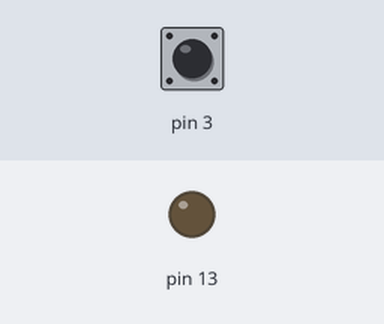
Recording of a sketch running on a simulated Arduino Uno, built with avr-gcc and run on an emulated ATmega328P. On the bench: output pins drawn as LEDs (lit = HIGH). The inputs (shaded band) are chosen by the test bench; at power-on: pin 3 LOW.

Above: at 1.2 s.
1.3 s: pin 3 pulsed HIGH 2 times (0.12 s each, 0.3 s apart)
At 2.3 s:
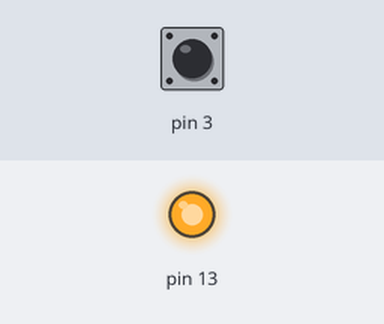
Timing chart, 0 to 4.3 s (numbered marks = the images above; inputs shaded):
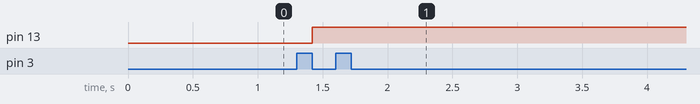

Measured:
- after the input at 1.3 s, pin 13: LOW → HIGH after 0.12 s

The sketch:

main.ino
```cpp
bool estadoLED = false;
bool estadoBotao = false;

void setup() {
  pinMode(3, INPUT);
  pinMode(13, OUTPUT);
  digitalWrite(3, LOW);
  digitalWrite(13, LOW);
}

void alternarLED() {
  if(estadoLED) {
    digitalWrite(13, LOW);
    estadoLED = false;
  } else {
    digitalWrite(13, HIGH);
    estadoLED = false;
  }
}

void lerBotao() {
  while(digitalRead(3)) {
    estadoBotao = true;
  }
  if(estadoBotao) {
    alternarLED();
    estadoBotao = false;
  }
}

void loop() {
  lerBotao();
}
```
